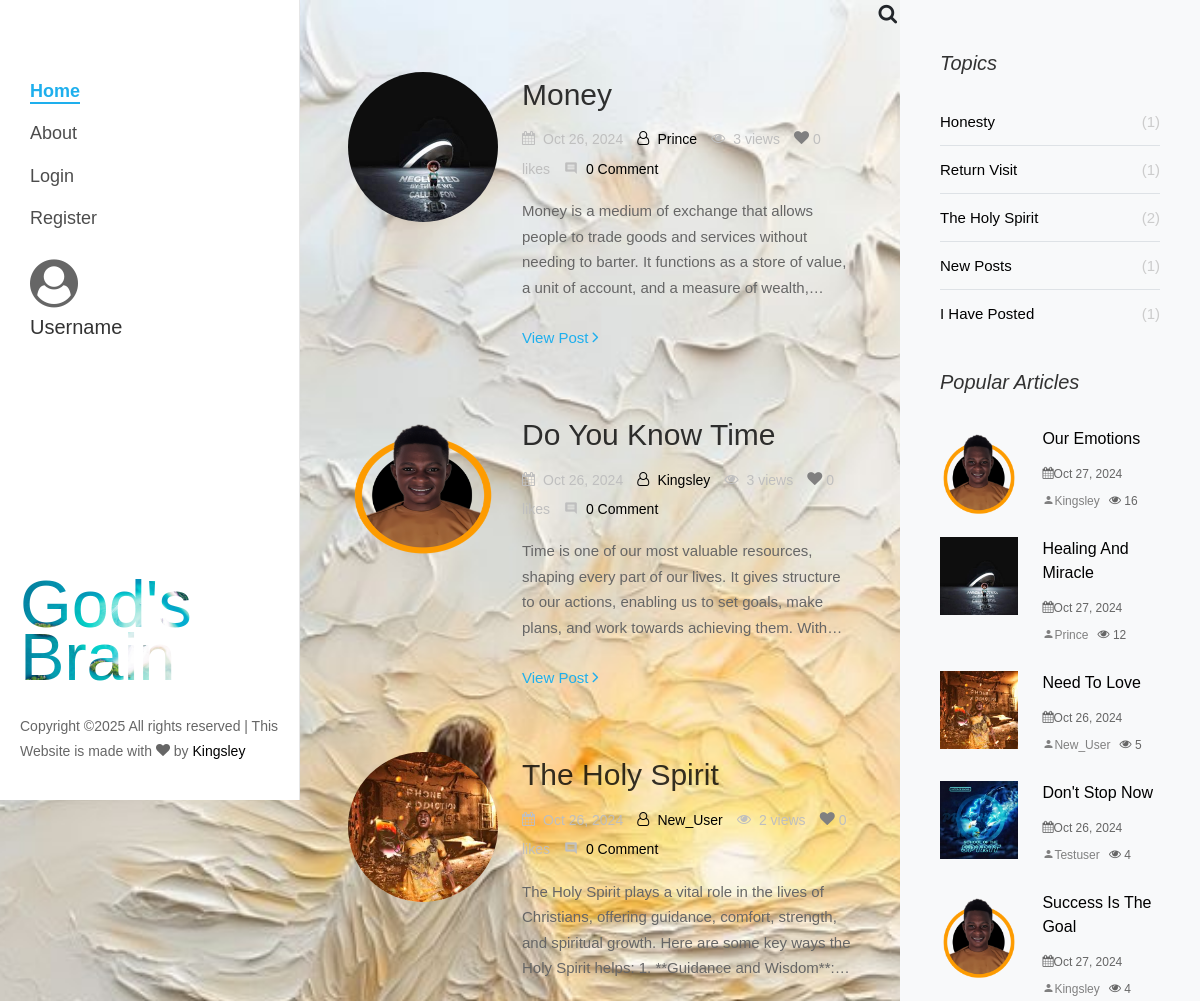
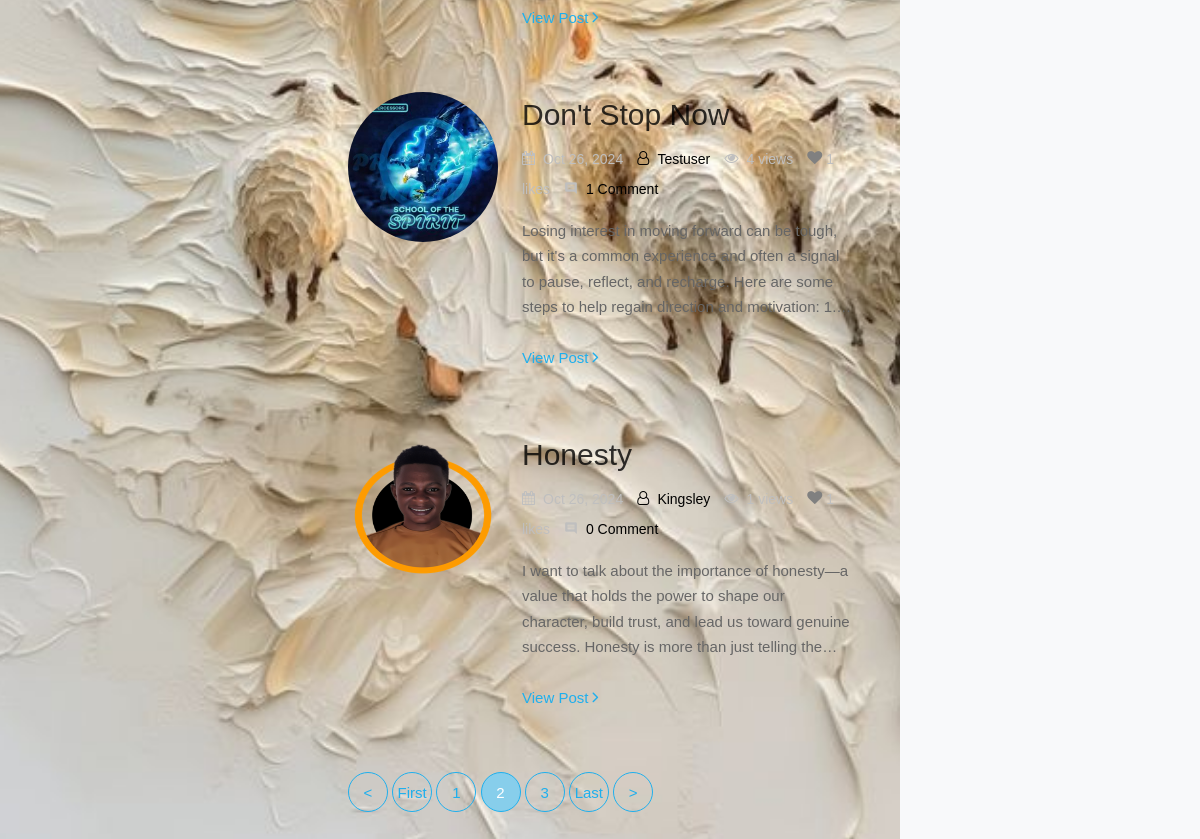
The page /home/?page=2 on the database its author committed (2 pictures, top to bottom).
### posts/models.py (models this page shows, shortened)
class Post(models.Model):
    title = models.CharField(max_length=100)
    content = models.TextField()
    views = models.PositiveIntegerField(default=0)
    likes = models.ManyToManyField(User, related_name='liked_posts', blank=True)
    date_posted = models.DateTimeField(auto_now_add=True)
    author = models.ForeignKey(User, on_delete=models.CASCADE)
    def total_likes(self):
        return self.likes.count()

### users/models.py (models this page shows, shortened)
class Profile(models.Model):
    user = models.OneToOneField(User, on_delete=models.CASCADE)
    image = models.ImageField(upload_to='profile-pics', default='icon.png')

### posts/views.py (the view)
# urls.py: path('home/', PostListView.as_view(), name='home'),
class PostListView(ListView):
    model = Post
    template_name = 'posts/home.html'
    context_object_name = 'posts'
    ordering = "-date_posted"
    paginate_by = 5
    def get_context_data(self, **kwargs):
        context = super().get_context_data(**kwargs)
        posts_in_page = context['posts']  # Assumes 'posts' is passed in context, e.g., via pagination
        search_title = list(Post.objects.all())
        to_search = random.sample(search_title, min(len(search_title), 5))  # Avoid error if fewer than 5 posts
        context['to_search'] = to_search
        viral_posts = Post.objects.order_by('-views')[:5]
        context['viral_posts'] = viral_posts
        posts_with_comments = posts_in_page.annotate(total_comments=Count('comments'))
        context['posts'] = posts_with_comments
        context['titles'] = 'Home'
        return context

### posts/templates/posts/home.html (shortened to what this page needs)
{% extends "posts/base.html" %}
{% load static %}
{% block content %}
<div class="row pt-md-4">
    {% for post in posts %}
    <div class="col-md-12">
        <div class="blog-entry ftco-animate d-md-flex fadeInUp ftco-animated">
            <img src="{{ post.author.profile.image.url }}" class="img img-2" >
            <div class="text text-2 pl-md-4">
                <h3 class="mb-2">{{ post.title }}</h3>
                <div class="meta-wrap">
                    <p class="meta">
                        <span><i class="icon-calendar mr-2"></i>{{ post.date_posted|date:"M d, Y" }}</span>
                        <span><a href="{% url 'profile' post.author.username %}"><i class="icon-user-o mr-2"></i>{{ post.author }}</a></span>
                        <span><i class="icon-eye mr-2"></i>{{ post.views }} views</span>
                        <span id="like-section-{{ post.pk }}">
                            <button
                                onclick="toggleLike({{ post.pk }}, '{% url 'toggle_like' post.pk %}')"
                                id="like-button-{{ post.pk }}"
                                style="border: none; background: none; cursor: pointer; outline: none; padding: 0;">
                                <i class="icon-heart"
                                   id="like-icon-{{ post.pk }}"
                                   style="color: {% if user in post.likes.all %}red{% else %}gray{% endif %}; font-size: 15px;">
                                </i>
                            </button>
                            <span id="like-count-{{ post.pk }}">{{ post.total_likes }} likes</span>
                            <span><i class="icon-comment2 mr-2"></i><a href="{% url 'post_detail' post.id %}">{{post.total_comments}} Comment</a></span>
                        </span>
                    </p>
                </div>
                <p class="mb-4" id="clamp">{{ post.content }}</p>
                <p><a href="{% url 'post_detail' post.id %}" class="btn-custom">View Post <span class="ion-ios-arrow-forward"></span></a></p>
            </div>
        </div>
    </div>
    {% endfor %}
</div>
{% if is_paginated %}
<div class="row">
    <div class="col">
        <div class="block-27">
          <ul>
            {% if page_obj.has_previous %}
              <li><a href="?page={{page_obj.previous_page_number}}">&lt;</a></li>
              <li><a href="?page=1">First</a></li>
            {% endif %}
            {% for num in page_obj.paginator.page_range %}
              {% if page_obj.number == num %}
                <li><a href="?page={{num}}" style="background-color: skyblue; color: white">{{num}}</a></li>
              {% elif num > page_obj.number|add:'-2' and num < page_obj.number|add:'2' %}
                <li><a href="?page={{num}}">{{num}}</a></li>
              {% endif %}
            {% endfor %}
            {% if page_obj.has_next %}
              <li><a href="?page={{page_obj.paginator.num_pages}}">Last</a></li>
              <li><a href="?page={{page_obj.next_page_number}}">></a></li>
            {% endif %}
          </ul>
        </div>
    </div>
</div>
{% endif %}
{% endblock %}

### posts/templates/posts/base.html (shortened to what this page needs)
{% load static %}
<!DOCTYPE html>
<html lang="en">
  <head>
    <link rel="stylesheet" href="{% static 'css/open-iconic-bootstrap.min.css' %}">
    <link rel="stylesheet" href="{% static 'css/animate.css' %}">
    <link rel="stylesheet" href="{% static 'css/owl.carousel.min.css' %}">
    <link rel="stylesheet" href="{% static 'css/owl.theme.default.min.css' %}">
    <link rel="stylesheet" href="{% static 'css/magnific-popup.css' %}">
    <link rel="stylesheet" href="{% static 'css/aos.css' %}">
    <link rel="stylesheet" href="{% static 'css/ionicons.min.css' %}">
    <link rel="stylesheet" href="{% static 'css/bootstrap-datepicker.css' %}">
    <link rel="stylesheet" href="{% static 'css/jquery.timepicker.css' %}">
    <link rel="stylesheet" href="{% static 'css/flaticon.css' %}">
    <link rel="stylesheet" href="{% static 'css/icomoon.css' %}">
    <link rel="stylesheet" href="{% static 'css/style.css' %}">
  </head>
  <body style="background-image: url({% static 'images/main_bg.jpg' %}); background-size: cover; background-repeat: no-repeat; background-position: center; background-attachment: fixed;">
<div id="colorlib-page">
		<aside id="colorlib-aside" role="complementary" class="js-fullheight">
			<nav id="colorlib-main-menu" role="navigation">
				<ul>
					<li class="colorlib-active"><a href="{% url 'home' %}">Home</a></li>
					<li><a href="{% url 'about' %}">About</a></li>
					{% if user.is_authenticated %}
					<li><a href="{% url 'post' %}">Post</a></li>
					<a href="{% url 'profile' user.username %}" class="text-decoration-none">
						<div>
							<img src="{{ user.profile.image.url }}" style="width: 50px; height: 50px; border-radius: 50%;">
							<span><h5>{{ user.username }}</h5></span>
						</div>
					</a>
					{% else %}
                      <li><a href="{% url 'login' %}">Login</a></li>
                      <li><a href="{% url 'register' %}">Register</a></li>
                      <div class="mb-4 mt-4">
						<i class="icon icon-user-circle" style="font-size: 3rem;"></i>
						<span><h5>Username</h5></span>
					  </div>
					{% endif %}
				</ul>
			</nav>
			<div class="colorlib-footer">
				<h1 id="colorlib-logo" class="mb-4"><a href="{% url 'home' %}" style="background-image: url({% static 'images/image_2.jpg' %}); font-family: 'Impact', 'Arial Black', sans-serif; font-size: clamp(1.5rem, 90%, 5rem);">God's <span>Brain</span></a></h1>
				<p class="pfooter">
			Copyright &copy;<script>document.write(new Date().getFullYear());</script> All rights reserved | This Website is made with <i class="icon-heart" aria-hidden="true"></i> by <a href="{% url 'about' %}" target="_blank">Kingsley</a>
			</p>
			</div>
		</aside>
		<div id="colorlib-main">
			<section class="ftco-section ftco-no-pt ftco-no-pb">
	    	<div class="container">
			<div class="row d-flex">
				<div class="col-xl-8 py-5 px-md-5">
			<form method="get" action="{% url 'search' %}" id="search-form">
				<div class="form-group d-flex align-items-center">
					<label for="toggle-search" class="btn p-0 me-2">
					<span class="icon icon-search" style="font-size: 20px; position: absolute; top: 0; right: 0; padding: 3px;" id="srch"></span>
					</label>
				</div>
			</form>
	    		{% block content %}{% endblock %}
				</div>
				<div class="col-xl-4 sidebar ftco-animate bg-light pt-5">
					<div class="sidebar-box ftco-animate">
						<h3 class="sidebar-heading">Topics</h3>
					  <ul class="categories">
						{% for search in to_search %}
						<li>
							<a href="{% url 'search' %}?q={{ search.title }}">
								{{ search.title }} <span>({{ search.views }})</span>
							</a>
						</li>
						{% endfor %}
					  </ul>
					</div>
					<div class="sidebar-box ftco-animate">
					  <h3 class="sidebar-heading">Popular Articles</h3>
					{% for viral_post in viral_posts %}
					  <div class="block-21 mb-4 d-flex">
						<a class="blog-img mr-4">
							<img src="{{ viral_post.author.profile.image.url }}" class="img-fluid">
						</a>
						<div class="text">
						  <h3 class="heading"><a href="{% url 'post_detail' viral_post.id %}">{{ viral_post.title }}</a></h3>
						  <div class="meta">
							<div><span class="icon-calendar"></span>{{ viral_post.date_posted|date:"M d, Y" }}</div>
							<div><a href="{% url 'profile' viral_post.author %}"><span class="icon-person"></span>{{ viral_post.author }}</a></div>
							<div><span class="icon-eye"></span> {{ viral_post.views }}</div>
						  </div>
						</div>
					  </div>
					{% endfor %}
					</div>
				</div>
			</div>
	    </section>
	</div>
  </div>
  </body>
</html>

### posts/static/css/icomoon.css (style rules this page uses)
[class^="icon-"], [class*=" icon-"] { font-family: 'icomoon' !important; speak: none; font-style: normal; font-weight: normal; font-variant: normal; text-transform: none; line-height: 1; -webkit-font-smoothing: antialiased; -moz-osx-font-smoothing: grayscale; }
.icon-search:before { content: "\f002"; }
.icon-heart:before { content: "\f004"; }
.icon-eye:before { content: "\f06e"; }
.icon-calendar:before { content: "\f073"; }
.icon-user-circle:before { content: "\f2bd"; }
.icon-user-o:before { content: "\f2c0"; }
.icon-comment2:before { content: "\e0b9"; }
.icon-person:before { content: "\e7fd"; }

### posts/templates/posts/base.html (style rules this page uses)
html, body { scroll-behavior: smooth; }
p button { color: #fff; background-color: #333; height: 30px; border-radius: 5px; }
#clamp { display: -webkit-box; -webkit-box-orient: vertical; -webkit-line-clamp: 4; overflow: hidden; text-overflow: ellipsis; max-height: calc(1.7em * 4); line-height: 1.7em; }
#search-form { position: absolute; top: 0; right: 0; padding: 10px; }

### rows shown on the page
Post: author.profile.image (picture), title "Money", date_posted "Oct 26, 2024", author "Prince", views "3", total_likes "0", total_comments "0", content "Money is a medium of exchange that allows people to trade goods and services without needing to barter. It functions as a store of value, a unit of account, and a measure of…"
Post: author.profile.image (placeholder picture), title "Do You Know Time", date_posted "Oct 26, 2024", author "Kingsley", views "3", total_likes "0", total_comments "0", content "Time is one of our most valuable resources, shaping every part of our lives. It gives structure to our actions, enabling us to set goals, make plans, and work towards achieving them.…"
Post: author.profile.image (picture), title "The Holy Spirit", date_posted "Oct 26, 2024", author "New_User", views "2", total_likes "0", total_comments "0", content "The Holy Spirit plays a vital role in the lives of Christians, offering guidance, comfort, strength, and spiritual growth. Here are some key ways the Holy Spirit helps: 1. **Guidance and…"
Post: author.profile.image (picture), title "Don't Stop Now", date_posted "Oct 26, 2024", author "Testuser", views "4", total_likes "1", total_comments "1", content "Losing interest in moving forward can be tough, but it's a common experience and often a signal to pause, reflect, and recharge. Here are some steps to help regain direction and motivation:…"
Post: author.profile.image (placeholder picture), title "Honesty", date_posted "Oct 26, 2024", author "Kingsley", views "1", total_likes "1", total_comments "0", content "I want to talk about the importance of honesty—a value that holds the power to shape our character, build trust, and lead us toward genuine success. Honesty is more than just telling…"
Post: title "Return Visit", views "1"
Post: title "New Posts", views "1"
Post: title "I Have Posted", views "1"
Post: author.profile.image (placeholder picture), title "Our Emotions", date_posted "Oct 27, 2024", author "Kingsley", views "16"
Post: author.profile.image (picture), title "Healing And Miracle", date_posted "Oct 27, 2024", author "Prince", views "12"
Post: author.profile.image (picture), title "Need To Love", date_posted "Oct 26, 2024", author "New_User", views "5"
Post: author.profile.image (placeholder picture), title "Success Is The Goal", date_posted "Oct 27, 2024", author "Kingsley", views "4"

### other values the page prints
{{ num }} "1" "3"
{{ num }} "2"
